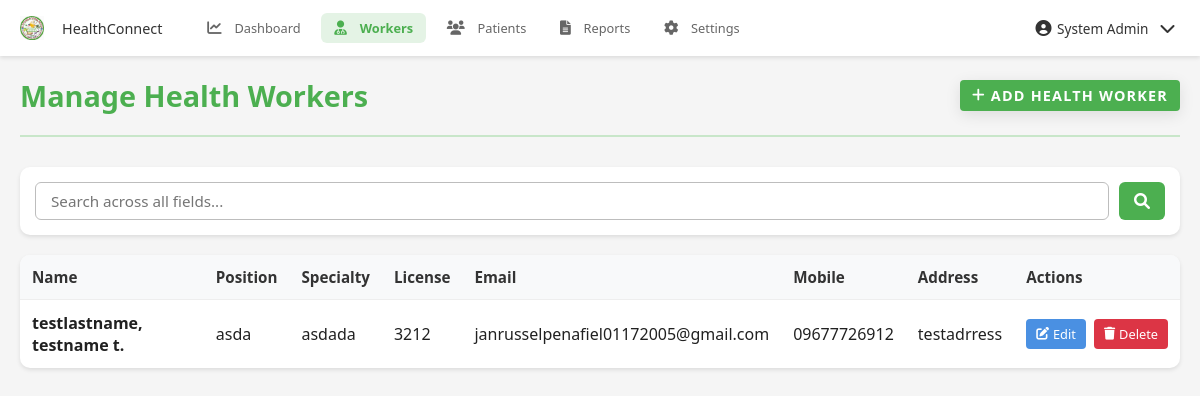
The app's page /pages/admin/health_workers.php (signed in), older data.
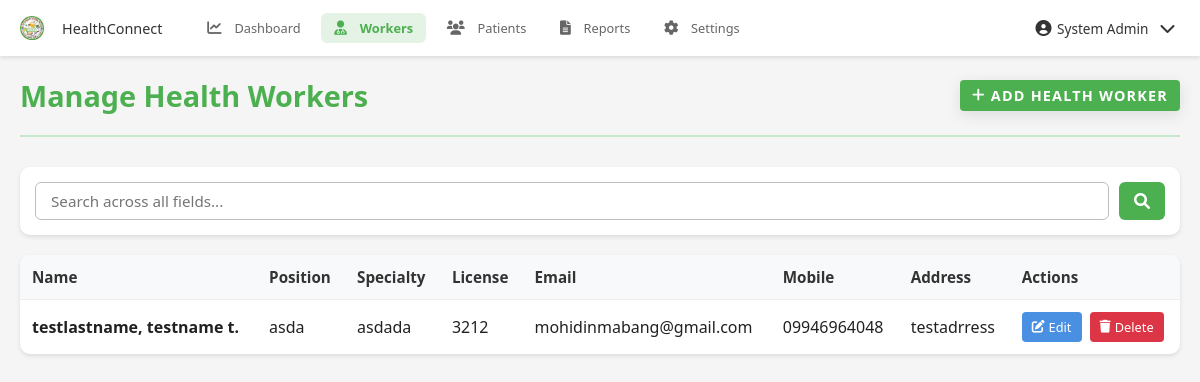
The same page, newer data.
### tables this page shows
CREATE TABLE `health_workers` (
  `health_worker_id` int(11) NOT NULL,
  `user_id` int(11) DEFAULT NULL,
  `position` varchar(100) DEFAULT NULL,
  `license_number` varchar(50) DEFAULT NULL,
  `specialty` varchar(100) DEFAULT NULL,
  `created_at` timestamp NOT NULL DEFAULT current_timestamp(),
  `updated_at` timestamp NOT NULL DEFAULT current_timestamp() ON UPDATE current_timestamp()
);

CREATE TABLE `users` (
  `user_id` int(11) NOT NULL,
  `role_id` int(11) DEFAULT NULL,
  `username` varchar(50) NOT NULL,
  `email` varchar(100) NOT NULL,
  `password` varchar(255) NOT NULL,
  `mobile_number` varchar(20) DEFAULT NULL,
  `first_name` varchar(100) NOT NULL,
  `middle_name` varchar(100) DEFAULT NULL,
  `last_name` varchar(100) NOT NULL,
  `gender` enum('Male','Female','Other') DEFAULT NULL,
  `date_of_birth` date DEFAULT NULL,
  `address` text DEFAULT NULL,
  `profile_picture` varchar(255) DEFAULT NULL,
  `is_active` tinyint(1) DEFAULT 1,
  `last_login` datetime DEFAULT NULL,
  `otp` varchar(6) DEFAULT NULL,
  `otp_expiry` datetime DEFAULT NULL,
  `created_at` timestamp NOT NULL DEFAULT current_timestamp(),
  `updated_at` timestamp NOT NULL DEFAULT current_timestamp() ON UPDATE current_timestamp()
);

### pages/admin/health_workers.php (the view, shortened to what this page needs)
<?php
$database = new Database();
$conn = $database->getConnection();
$search = isset($_GET['search']) ? trim($_GET['search']) : '';
try {
    $params = [];
    $whereClause = "u.role_id = (SELECT role_id FROM user_roles WHERE role_name = 'health_worker')";
    $query = "SELECT u.*, hw.*
              FROM users u
              JOIN health_workers hw ON u.user_id = hw.user_id
              WHERE $whereClause
              ORDER BY u.last_name, u.first_name";
    $stmt = $conn->prepare($query);
    $stmt->execute($params);
    $health_workers = $stmt->fetchAll(PDO::FETCH_ASSOC);
} catch (PDOException $e) {
    error_log("Error fetching health workers: " . $e->getMessage());
    $health_workers = [];
    $_SESSION['error'] = "Error fetching health workers. Please try again.";
}
?>
<!DOCTYPE html>
<html lang="en">
<head>
    <?php include __DIR__ . '/../../includes/header_links.php'; ?>
</head>
<body>
    <?php include __DIR__ . '/../../includes/navbar.php'; ?>
    <div class="container">
        <div class="page-header">
            <h1>Manage Health Workers</h1>
            <div class="header-actions">
                <button class="btn btn-action btn-add" onclick="showAddModal()">
                    <i class="fas fa-plus"></i> Add Health Worker
                </button>
            </div>
        </div>
        <div class="search-container">
            <form class="search-form" method="GET">
                <div class="search-input-container">
                    <input type="text" name="search" class="search-input" placeholder="Search across all fields..." value="<?php echo htmlspecialchars($search); ?>">
                    <button type="submit" class="search-button">
                        <i class="fas fa-search"></i>
                    </button>
                </div>
            </form>
        </div>
        <div class="desktop-table">
            <?php if (!empty($health_workers)): ?>
                <table class="data-table">
                    <thead>
                        <tr>
                            <th>Name</th>
                            <th>Position</th>
                            <th>Specialty</th>
                            <th>License</th>
                            <th>Email</th>
                            <th>Mobile</th>
                            <th>Address</th>
                            <th>Actions</th>
                        </tr>
                    </thead>
                    <tbody>
                        <?php foreach ($health_workers as $worker): ?>
                            <tr>
                                <td>
                                    <strong>
                                        <?php echo htmlspecialchars($worker['last_name'] . ', ' . $worker['first_name']); ?>
                                        <?php if ($worker['middle_name']): ?>
                                            <?php echo ' ' . htmlspecialchars($worker['middle_name'][0]) . '.'; ?>
                                        <?php endif; ?>
                                    </strong>
                                </td>
                                <td><?php echo htmlspecialchars($worker['position']); ?></td>
                                <td><?php echo htmlspecialchars($worker['specialty']); ?></td>
                                <td><?php echo htmlspecialchars($worker['license_number']); ?></td>
                                <td><?php echo htmlspecialchars($worker['email']); ?></td>
                                <td><?php echo htmlspecialchars($worker['mobile_number']); ?></td>
                                <td><?php echo htmlspecialchars($worker['address'] ? $worker['address'] : 'No address provided'); ?></td>
                                <td>
                                    <div class="table-actions">
                                        <button class="btn-action btn-edit" onclick="showEditModal(<?php echo htmlspecialchars(json_encode($worker)); ?>)">
                                            <i class="fas fa-edit"></i> Edit
                                        </button>
                                        <button class="btn-action btn-delete" onclick="confirmDelete(<?php echo $worker['user_id']; ?>)">
                                            <i class="fas fa-trash"></i> Delete
                                        </button>
                                    </div>
                                </td>
                            </tr>
                        <?php endforeach; ?>
                    </tbody>
                </table>
            <?php endif; ?>
        </div>
    </div>
</body>
</html>

Row changes from the older to the newer data that the page shows:
changed through a linked row, health_workers "asda": user.email "janrusselpenafiel01172005@gmail.com" → "mohidinmabang@gmail.com"; user.mobile_number "09677726912" → "09946964048"
